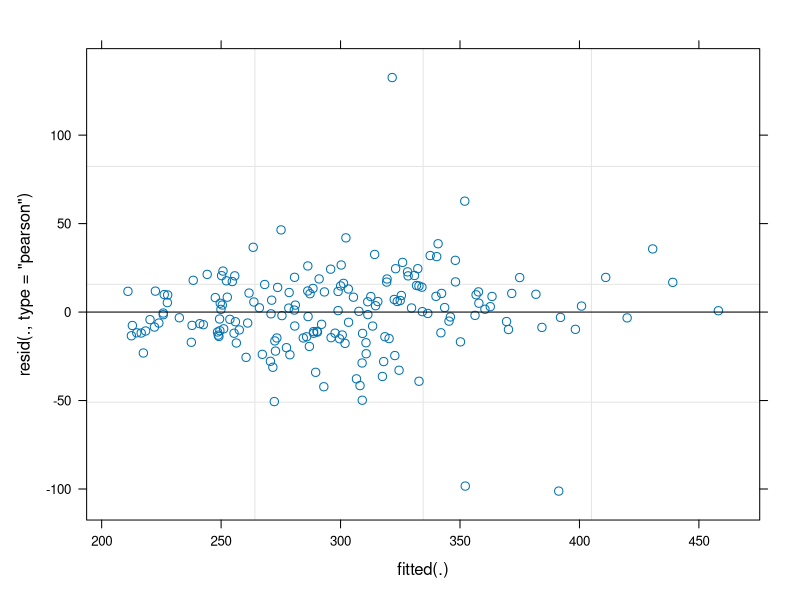
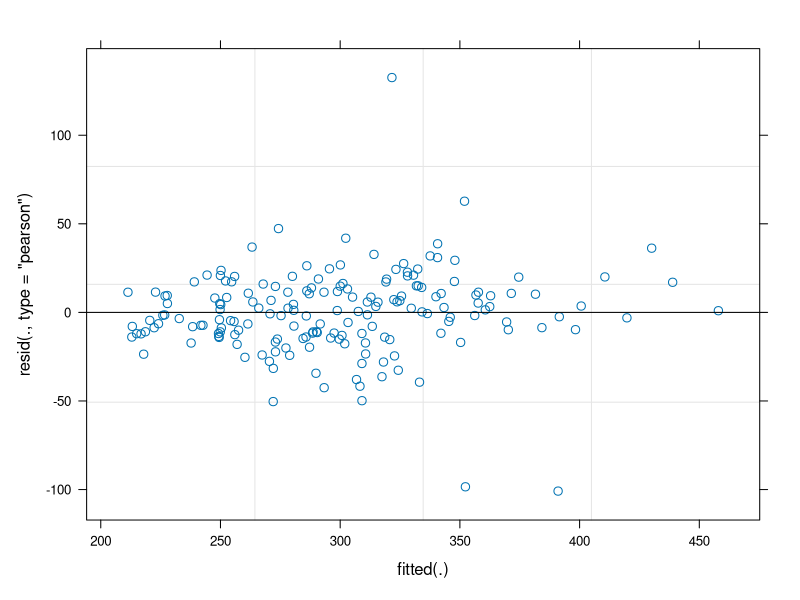
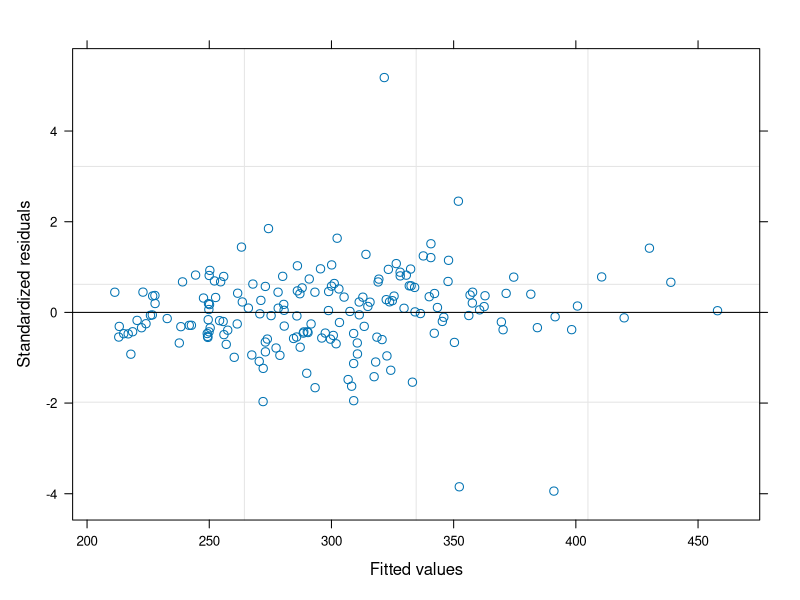
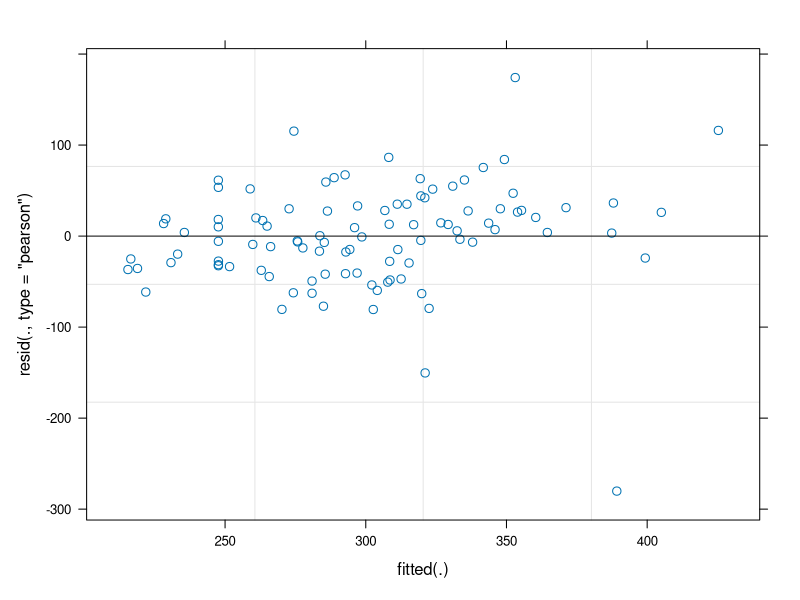

R code for these plots, in order: (Note: this script raises an error after producing the figures.)
library(lme4)
??lmer
## linear mixed models
data(sleepstudy)

??sleepstudy
str(sleepstudy)
head(sleepstudy)

fm1 <- lmer(Reaction ~ Days + (Days | Subject), sleepstudy)
summary(fm1) 
plot(fm1) #look at residuals!

fm1_ML <- update(fm1,REML=FALSE)
summary(fm1_ML) 
plot(fm1_ML) #look at residuals!

library(nlme)
??lme
fm2 <- lme(Reaction ~ Days, data = sleepstudy, random = ~ Days | Subject)
summary(fm2)
fm2_ML <- update(fm2,method= "ML")
summary(fm2_ML)
plot(fm2_ML) #look at residuals!

#adding weights
str(sleepstudy)
sub<-sleepstudy[sample(nrow(sleepstudy), 100), ]
head(sub)

library("plyr")
ns<-ddply(sub,c("Subject"),summarize, n=length(Days) )
sub$n<-ns[match(sub$Subject,ns$Subject),2]
head(sub)
(fm1.w <- lmer(Reaction ~ Days +(Days | Subject),weights=n, sub))
summary(fm1.w)
plot(fm1.w) #look at residuals!

fm2.w <- lme(Reaction ~ Days+ offset(n), data = sub, random = ~ Days | Subject,weights=~n)
summary(fm2.w)
plot(fm2.w) #look at residuals!

(fm1.o <- lmer(Reaction ~ Days +  offset(n)+(Days | Subject),data= sub))
summary(fm1.o)

fm2.o <- lme(Reaction ~ Days+ offset(n), data = sub, random = ~ Days | Subject)
summary(fm2.o)


#offset